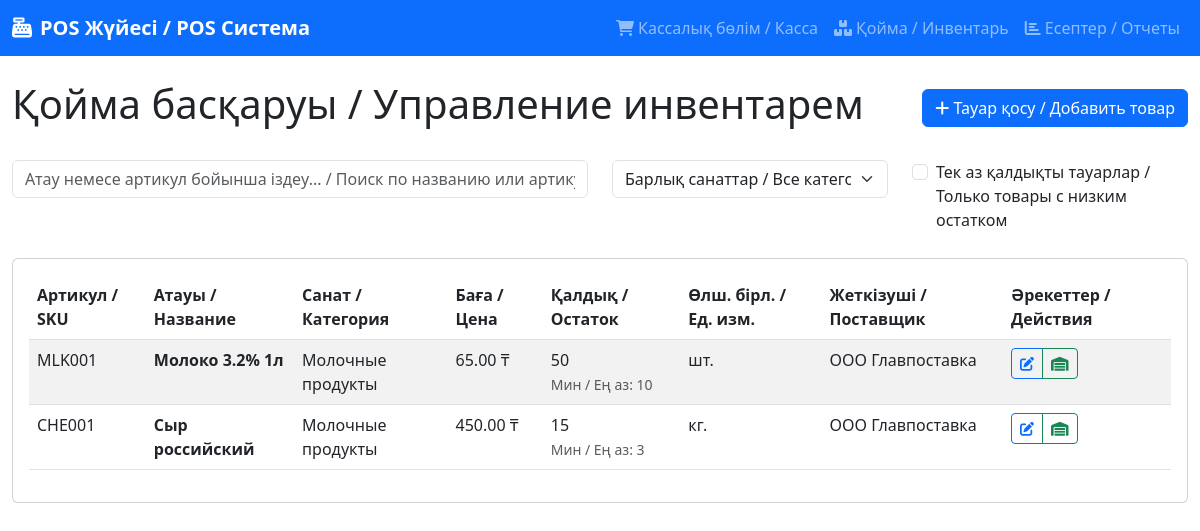
Page /inventory?category_id=1 on the committed database.
### models.py (models this page shows, shortened)
class Product(db.Model):
    __tablename__ = 'products'
    id = db.Column(db.Integer, primary_key=True)
    sku = db.Column(db.String(50), unique=True, nullable=False)
    name = db.Column(db.String(200), nullable=False)
    description = db.Column(db.Text)
    unit_type = db.Column(db.Enum(UnitType), default=UnitType.PIECE)
    price = db.Column(db.Numeric(10, 2), nullable=False)
    cost_price = db.Column(db.Numeric(10, 2), default=0.00)  # For profit calculation
    stock_quantity = db.Column(db.Integer, default=0)
    min_stock_level = db.Column(db.Integer, default=0)
    image_filename = db.Column(db.String(100))
    is_active = db.Column(db.Boolean, default=True)
    created_at = db.Column(db.DateTime, default=datetime.utcnow)
    updated_at = db.Column(db.DateTime, default=datetime.utcnow, onupdate=datetime.utcnow)
    supplier_id = db.Column(db.Integer, db.ForeignKey('suppliers.id'))
    category_id = db.Column(db.Integer, db.ForeignKey('categories.id'))
    transaction_items = db.relationship('TransactionItem', backref='product', lazy=True)
    purchase_order_items = db.relationship('PurchaseOrderItem', backref='product', lazy=True)
    @property
    def is_low_stock(self):
        return self.stock_quantity <= self.min_stock_level

class Category(db.Model):
    __tablename__ = 'categories'
    id = db.Column(db.Integer, primary_key=True)
    name = db.Column(db.String(50), nullable=False, unique=True)
    description = db.Column(db.Text)
    created_at = db.Column(db.DateTime, default=datetime.utcnow)
    products = db.relationship('Product', backref='category', lazy=True)

class Supplier(db.Model):
    __tablename__ = 'suppliers'
    id = db.Column(db.Integer, primary_key=True)
    name = db.Column(db.String(100), nullable=False)
    contact_person = db.Column(db.String(100))
    phone = db.Column(db.String(20))
    email = db.Column(db.String(100))
    address = db.Column(db.Text)
    created_at = db.Column(db.DateTime, default=datetime.utcnow)
    is_active = db.Column(db.Boolean, default=True)
    products = db.relationship('Product', backref='supplier', lazy=True)
    purchase_orders = db.relationship('PurchaseOrder', backref='supplier', lazy=True)

### app.py (the view, shortened to what this page needs)
@app.route('/inventory')
def inventory():
    search = request.args.get('search', '')
    category_id = request.args.get('category_id')
    low_stock = request.args.get('low_stock')
    query = Product.query.filter_by(is_active=True)
    if category_id:
        query = query.filter_by(category_id=category_id)
    if low_stock:
        query = query.filter(Product.stock_quantity <= Product.min_stock_level)
    products = query.order_by(Product.name).all()
    categories = Category.query.all()
    suppliers = Supplier.query.filter_by(is_active=True).all()
    return render_template('inventory.html',
                         products=products,
                         categories=categories,
                         suppliers=suppliers,
                         search=search,
                         selected_category=category_id,
                         show_low_stock=low_stock)

### templates/inventory.html (shortened to what this page needs)
{% extends "base.html" %}
{% block content %}
<div class="container-fluid py-4">
    <div class="row">
        <div class="col-12">
            <div class="d-flex justify-content-between align-items-center mb-4">
                <h1>Қойма басқаруы / Управление инвентарем</h1>
                <button class="btn btn-primary" data-bs-toggle="modal" data-bs-target="#addProductModal">
                    <i class="fas fa-plus"></i> Тауар қосу / Добавить товар
                </button>
            </div>
        </div>
    </div>
    <div class="row mb-4">
        <div class="col-md-6">
            <input type="text" class="form-control" placeholder="Атау немесе артикул бойынша іздеу... / Поиск по названию или артикулу...">
        </div>
        <div class="col-md-3">
            <select class="form-select">
                <option value="">Барлық санаттар / Все категории</option>
            </select>
        </div>
        <div class="col-md-3">
            <div class="form-check">
                <input class="form-check-input" type="checkbox" id="lowStockOnly">
                <label class="form-check-label" for="lowStockOnly">
                    Тек аз қалдықты тауарлар / Только товары с низким остатком
                </label>
            </div>
        </div>
    </div>
    <div class="row">
        <div class="col-12">
            <div class="card">
                <div class="card-body">
                    <div class="table-responsive">
                        <table class="table table-striped">
                            <thead>
                                <tr>
                                    <th>Артикул / SKU</th>
                                    <th>Атауы / Название</th>
                                    <th>Санат / Категория</th>
                                    <th>Баға / Цена</th>
                                    <th>Қалдық / Остаток</th>
                                    <th>Өлш. бірл. / Ед. изм.</th>
                                    <th>Жеткізуші / Поставщик</th>
                                    <th>Әрекеттер / Действия</th>
                                </tr>
                            </thead>
                            <tbody>
                                {% for product in products %}
                                <tr{% if product.is_low_stock %} class="table-warning"{% endif %}>
                                    <td>{{ product.sku }}</td>
                                    <td>
                                        <strong>{{ product.name }}</strong>
                                    </td>
                                    <td>{{ product.category.name if product.category else '-' }}</td>
                                    <td>{{ "%.2f"|format(product.price) }} ₸</td>
                                    <td>
                                        <span{% if product.is_low_stock %} class="low-stock"{% endif %}>
                                            {{ product.stock_quantity }}
                                        </span>
                                        {% if product.min_stock_level > 0 %}
                                        <br><small class="text-muted">Мин / Ең аз: {{ product.min_stock_level }}</small>
                                        {% endif %}
                                    </td>
                                    <td>{{ product.unit_type.value }}</td>
                                    <td>{{ product.supplier.name if product.supplier else '-' }}</td>
                                    <td>
                                        <div class="btn-group btn-group-sm">
                                            <button class="btn btn-outline-primary" title="Өңдеу / Редактировать">
                                                <i class="fas fa-edit"></i>
                                            </button>
                                            <button class="btn btn-outline-success" title="Қалдықты өзгерту / Изменить остаток">
                                                <i class="fas fa-warehouse"></i>
                                            </button>
                                        </div>
                                    </td>
                                </tr>
                                {% endfor %}
                            </tbody>
                        </table>
                    </div>
                </div>
            </div>
        </div>
    </div>
</div>
{% endblock %}

### templates/base.html (style rules this page uses)
body { font-family: 'Segoe UI', Tahoma, Geneva, Verdana, sans-serif; }

### rows in the picture
Product: sku "MLK001", name "Молоко 3.2% 1л", category "Молочные продукты", price "65.00", stock_quantity "50", min_stock_level "10", unit_type.value "шт.", supplier "ООО Главпоставка"
Product: sku "CHE001", name "Сыр российский", category "Молочные продукты", price "450.00", stock_quantity "15", min_stock_level "3", unit_type.value "кг.", supplier "ООО Главпоставка"
